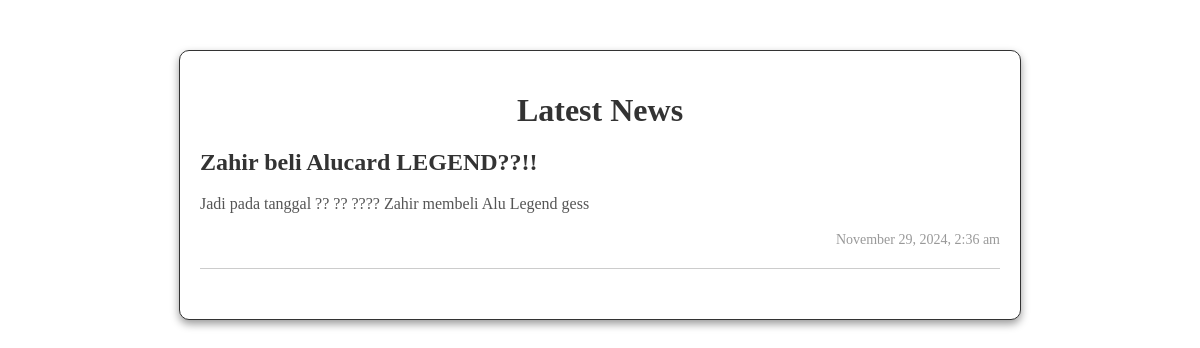
Before: /news.php with the older database file.
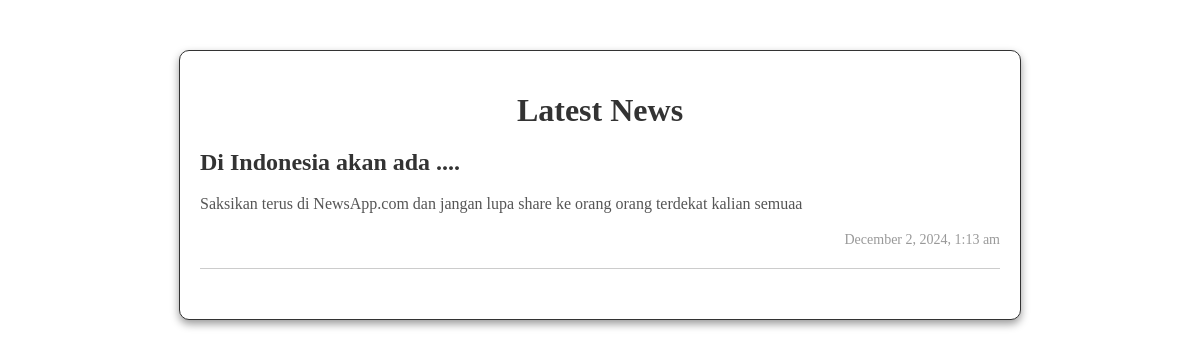
After: the same page with the newer database file.
### tables this page shows
CREATE TABLE `news` (
  `id` int(11) NOT NULL,
  `title` varchar(255) DEFAULT NULL,
  `content` text DEFAULT NULL,
  `author_id` int(11) DEFAULT NULL,
  `created_at` timestamp NOT NULL DEFAULT current_timestamp(),
  `updated_at` timestamp NOT NULL DEFAULT current_timestamp() ON UPDATE current_timestamp(),
  `user_id` int(11) NOT NULL
);

### news.php (the view, shortened to what this page needs)
<?php
include 'includes/db.php';
$stmt = $conn->prepare("SELECT * FROM news ORDER BY created_at DESC");
$stmt->execute();
$newsList = $stmt->fetchAll();
?>
<!DOCTYPE html>
<html lang="en">
<head>
    <link rel="stylesheet" href="css/news.css">
</head>
<body>
    <div class="container">
        <h1>Latest News</h1>
        <?php if (count($newsList) > 0): ?>
            <?php foreach ($newsList as $news): ?>
                <div class="news-item">
                    <h2><?php echo htmlspecialchars($news['title']); ?></h2>
                    <p><?php echo nl2br(htmlspecialchars($news['content'])); ?></p>
                    <span class="news-date"><?php echo date('F j, Y, g:i a', strtotime($news['created_at'])); ?></span>
                </div>
            <?php endforeach; ?>
        <?php else: ?>
            <p>No news available.</p>
        <?php endif; ?>
    </div>
</body>
</html>

### css/news.css (style rules this page uses)
.container { max-width: 800px; margin: 50px auto; padding: 20px; background: #fff; border-radius: 10px; border: solid 1px #333; box-shadow: 0 4px 8px rgba(0, 0, 0, 0.4); }
.container h1 { text-align: center; color: #333; margin-bottom: 20px; }
.news-item { margin-bottom: 30px; padding-bottom: 20px; border-bottom: 1px solid #ccc; }
.news-item h2 { font-size: 24px; color: #333; margin-bottom: 10px; }
.news-item p { font-size: 16px; color: #555; line-height: 1.5; }
.news-item .news-date { font-size: 14px; color: #999; margin-top: 10px; display: block; text-align: right; }

Changed rows visible on the page:
removed news: title "Zahir beli Alucard LEGEND??!!", content "Jadi pada tanggal ?? ?? ???? Zahir membeli Alu Legend gess", created_at "November 29, 2024, 2:36 am"
added news: title "Di Indonesia akan ada ....", content "Saksikan terus di NewsApp.com dan jangan lupa share ke orang orang terdekat kalian semuaa", created_at "December 2, 2024, 1:13 am"
